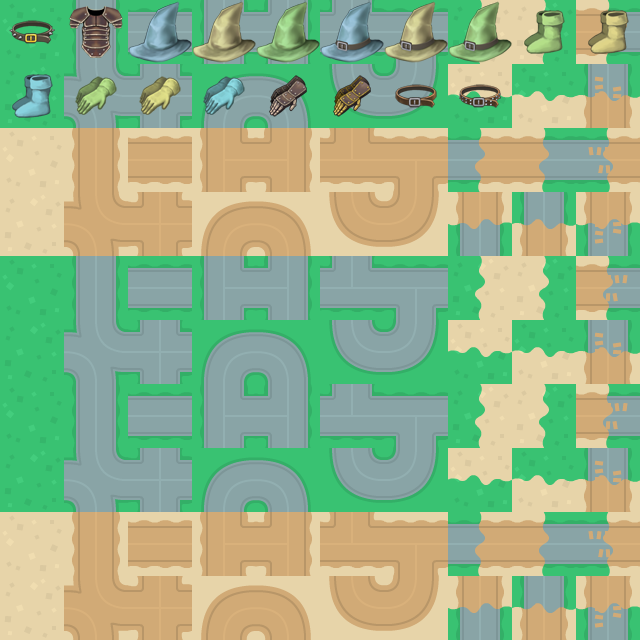

A level layout from a 2D game, rendered from its tile map. Below: a short description, then the map file with its tile-grid data intact:
An orthogonal 10x10 tile map with 64x64 px tiles, 2 tile layers (Tile Layer 2, Test), 2 tilesets.

<map version="1.2" tiledversion="1.3.5" orientation="orthogonal" renderorder="left-down" width="10" height="10" tilewidth="64" tileheight="64" infinite="0" nextlayerid="5" nextobjectid="1">
 <tileset firstgid="1" name="terrainTiles_default" tilewidth="64" tileheight="64" tilecount="40" columns="10">
  <image source="terrainTiles_default.png" width="640" height="256" />
 </tileset>
 <tileset firstgid="41" name="Objects" tilewidth="64" tileheight="64" tilecount="18" columns="0">
  <grid orientation="orthogonal" width="1" height="1" />
  <tile id="0">
   <image width="64" height="64" source="Objects/17.png" />
  </tile>
  <tile id="1">
   <image width="64" height="64" source="Objects/18.png" />
  </tile>
  <tile id="2">
   <image width="64" height="64" source="Objects/1.png" />
  </tile>
  <tile id="3">
   <image width="64" height="64" source="Objects/2.png" />
  </tile>
  <tile id="4">
   <image width="64" height="64" source="Objects/3.png" />
  </tile>
  <tile id="5">
   <image width="64" height="64" source="Objects/4.png" />
  </tile>
  <tile id="6">
   <image width="64" height="64" source="Objects/5.png" />
  </tile>
  <tile id="7">
   <image width="64" height="64" source="Objects/6.png" />
  </tile>
  <tile id="8">
   <image width="64" height="64" source="Objects/7.png" />
  </tile>
  <tile id="9">
   <image width="64" height="64" source="Objects/8.png" />
  </tile>
  <tile id="10">
   <image width="64" height="64" source="Objects/9.png" />
  </tile>
  <tile id="11">
   <image width="64" height="64" source="Objects/10.png" />
  </tile>
  <tile id="12">
   <image width="64" height="64" source="Objects/11.png" />
  </tile>
  <tile id="13">
   <image width="64" height="64" source="Objects/12.png" />
  </tile>
  <tile id="14">
   <image width="64" height="64" source="Objects/13.png" />
  </tile>
  <tile id="15">
   <image width="64" height="64" source="Objects/14.png" />
  </tile>
  <tile id="16">
   <image width="64" height="64" source="Objects/15.png" />
  </tile>
  <tile id="17">
   <image width="64" height="64" source="Objects/16.png" />
  </tile>
 </tileset>
 <layer id="3" name="Tile Layer 2" width="10" height="10">
  <data encoding="csv">
1,2,3,4,5,6,7,8,9,10,
11,12,13,14,15,16,17,18,19,20,
21,22,23,24,25,26,27,28,29,30,
31,32,33,34,35,36,37,38,39,40,
1,2,3,4,5,6,7,8,9,10,
11,12,13,14,15,16,17,18,19,20,
1,2,3,4,5,6,7,8,9,10,
11,12,13,14,15,16,17,18,19,20,
21,22,23,24,25,26,27,28,29,30,
31,32,33,34,35,36,37,38,39,40
</data>
 </layer>
 <layer id="4" name="Test" width="10" height="10">
  <data encoding="csv">
41,42,43,44,45,46,47,48,49,50,
51,52,53,54,55,56,57,58,0,0,
0,0,0,0,0,0,0,0,0,0,
0,0,0,0,0,0,0,0,0,0,
0,0,0,0,0,0,0,0,0,0,
0,0,0,0,0,0,0,0,0,0,
0,0,0,0,0,0,0,0,0,0,
0,0,0,0,0,0,0,0,0,0,
0,0,0,0,0,0,0,0,0,0,
0,0,0,0,0,0,0,0,0,0
</data>
 </layer>
</map>
